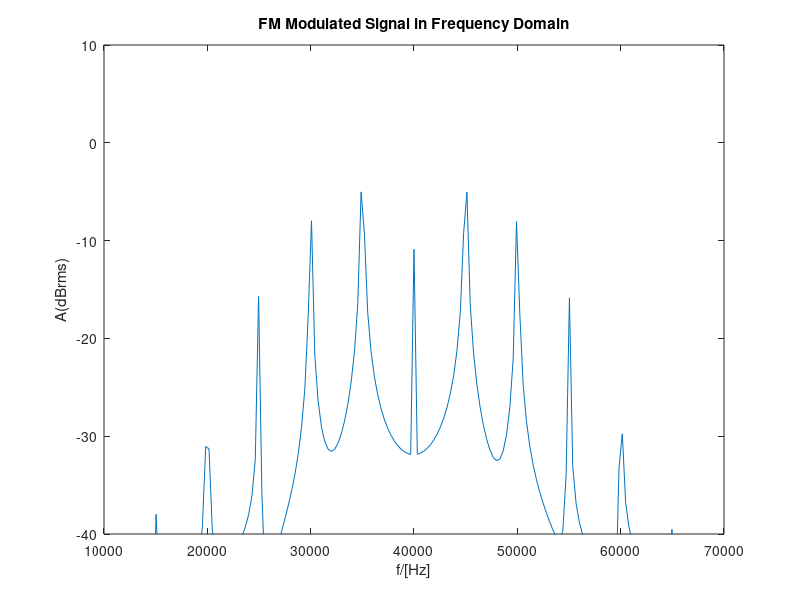

Write MATLAB code to recreate this figure.
%Setting up constants:
Bf = 2;
A_c = 2.5;

Fc = 40000; %Carrier signal frequency
Fm = 5000;  %Modulating signal frequency

Fs = 8*Fc;  %sampling frequency
Ts = 1/Fs;  %sampling period

N = 1000;   %number of samples

%Generating time domain:
t = 0 : Ts : (N*Ts)-Ts;   %time domain

%Calculating radian frequencies:
w_c = 2*pi*Fc;          %radian carrier frequency
w_m = 2*pi*Fm;          %radian modulating frequency

y_m = A_c.*cos(w_c.*t + Bf.*sin(w_m.*t)); %output signal

L = length(y_m);

%Generating spectrum output:
Spec = fft(y_m,L);
Spec = Spec(1:L/2);
absY = abs(Spec);

%Displaying magnitudes in dBrms:
dBrms = mag2db(absY/L);

f = (0:(L/2)-1)*Fs/L;

BT = 2*Fm*(Bf+1); %Applying Carson Rule
fprintf("B(%f) = %d\n", Bf, BT);

%Plotting the spectrum:
plot(f, dBrms);
ylim([-40, 10]);
xlim([10000, 70000]);
title("FM Modulated Signal in Frequency Domain");
ylabel("A(dBrms)");
xlabel("f/[Hz]");